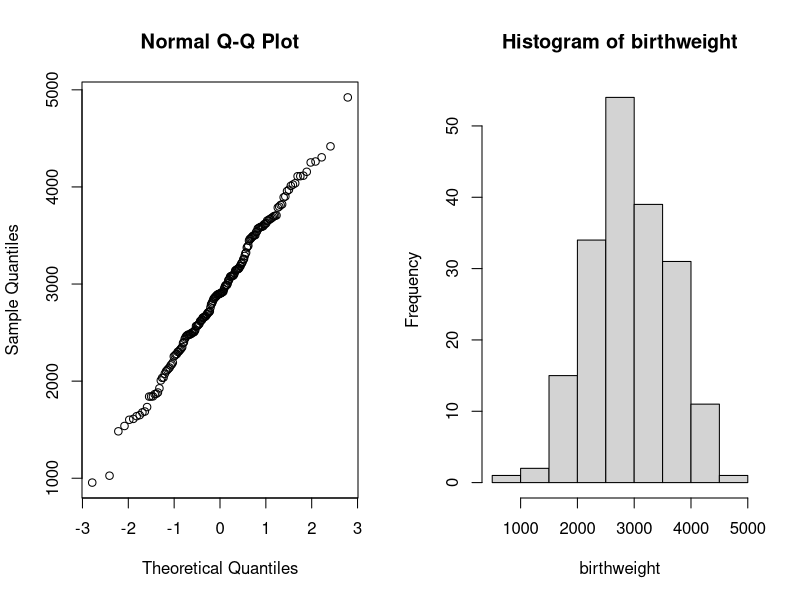
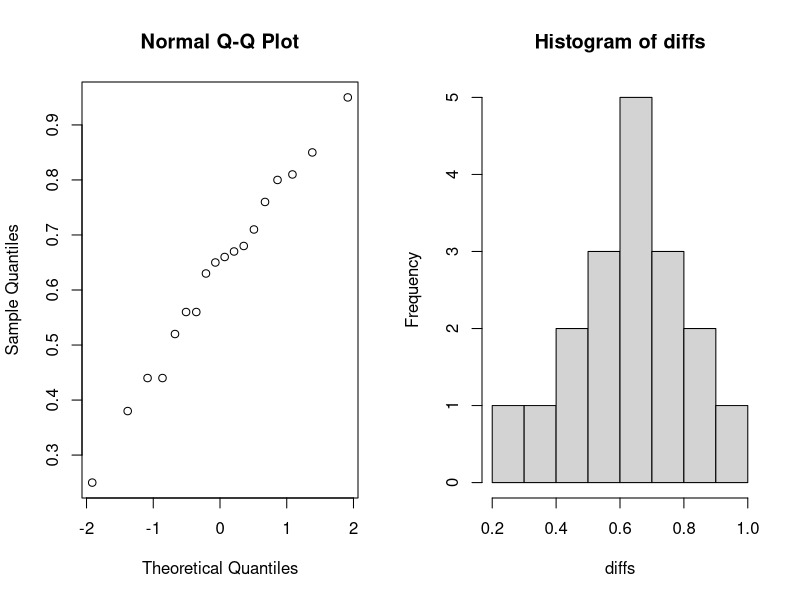
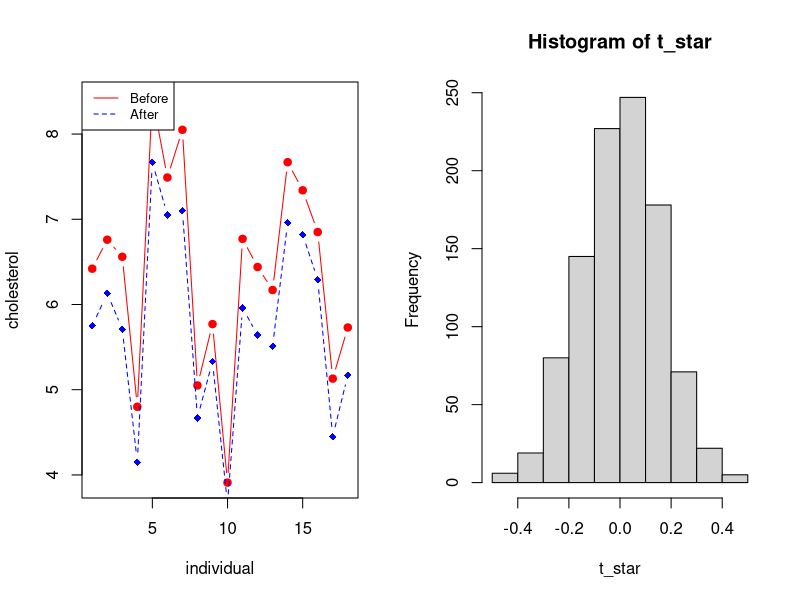
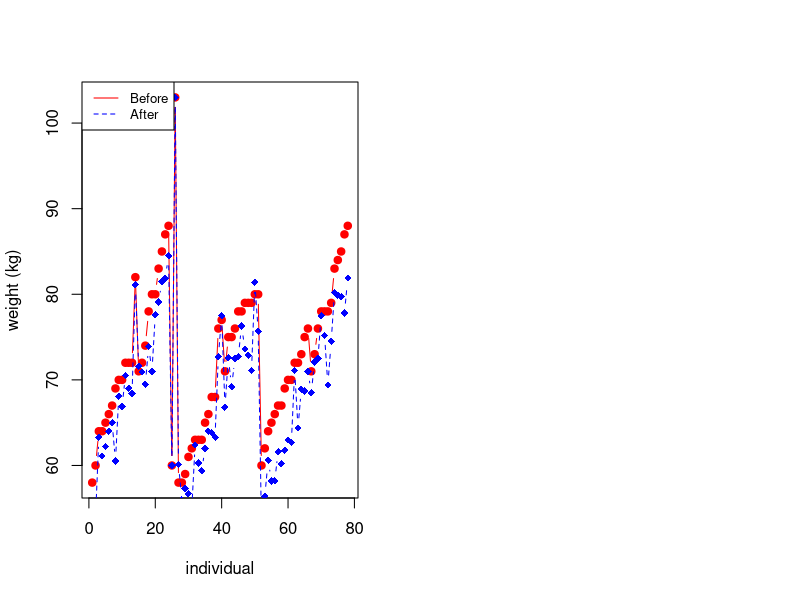
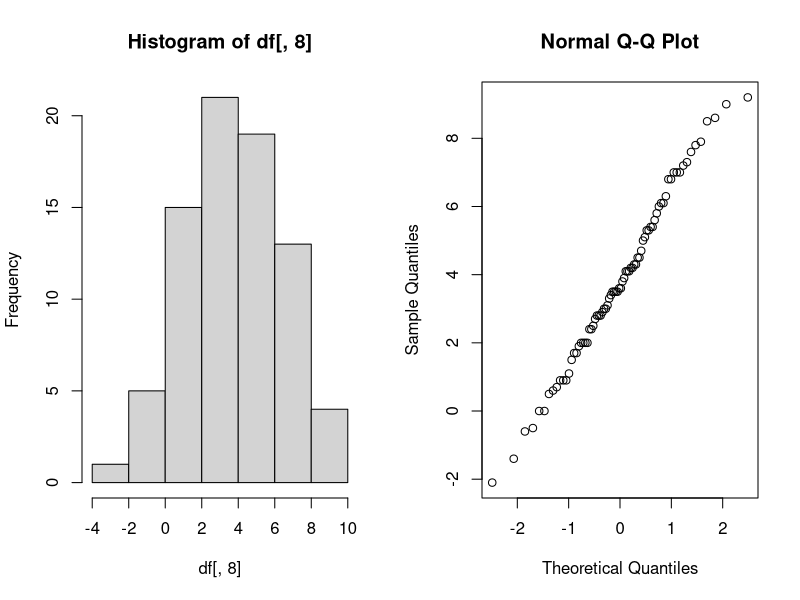
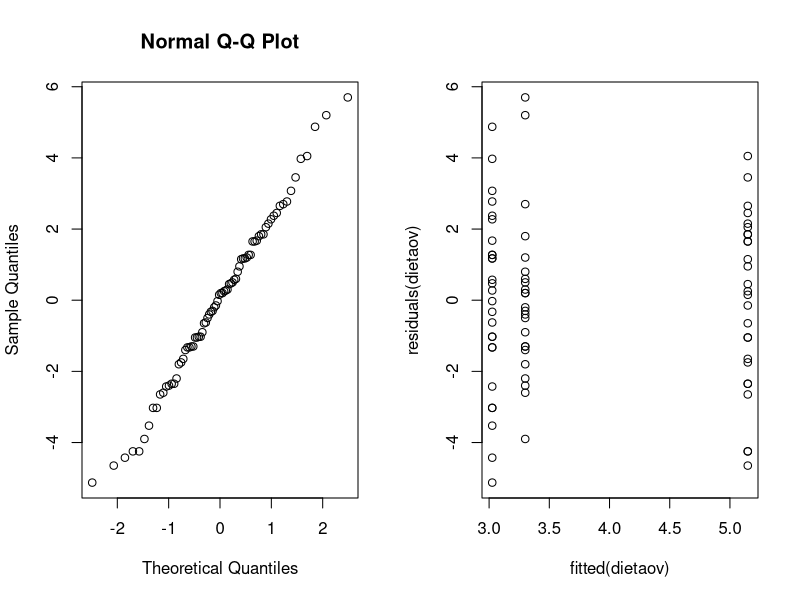
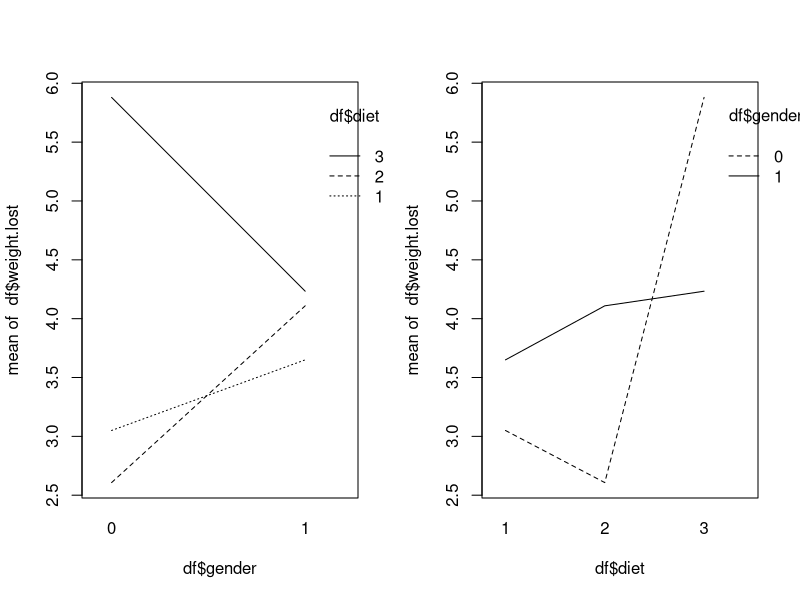
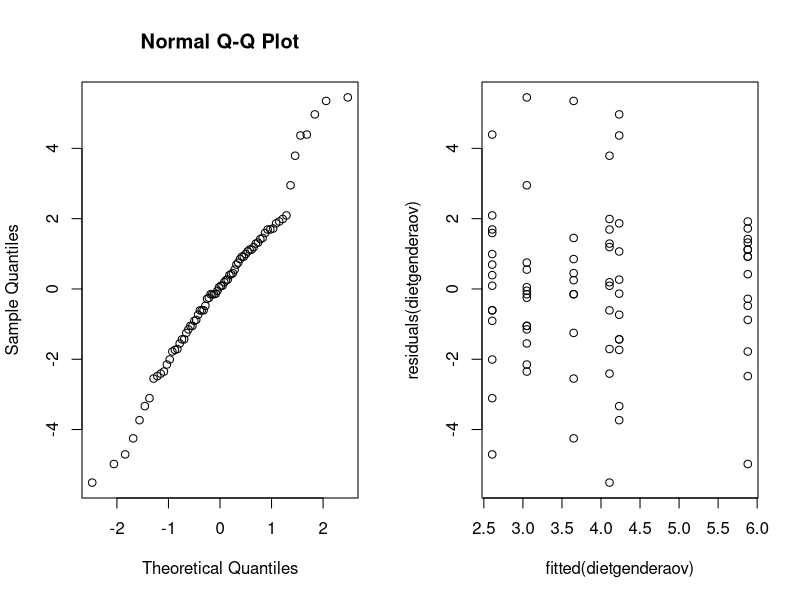

Here is the R script that generated these plots, in order:
## ---- chunk 1
options(digits=3)
## ---- chunk 2
birthweight <- readLines("data/birthweight.txt")
birthweight <- as.double(birthweight[2:length(birthweight)])
birthweight

# print(paste("Amount of observations: ", length(birthweight)))
## ---- chunk 3
birthweight_mean <- mean(birthweight)
print(paste("Mean of the sample: ", birthweight_mean))
## ---- chunk 4
par(mfrow=c(1,2))
qqnorm(y = birthweight)
hist(birthweight)
## ---- chunk 5
t.test(birthweight, conf.level = 0.96)
## ---- chunk 6
B <- 1000
alpha <- 0.04
T_star <- numeric(B)

for(i in 1:B) {
  X_star <- sample(birthweight, replace = TRUE)
  T_star[i] <- mean(X_star)
}

T_star_q2 <- quantile(T_star, alpha/2)
T_star_q98 <- quantile(T_star, 1 - alpha/2)

c(2*birthweight_mean - T_star_q98, 2*birthweight_mean - T_star_q2)
## ---- chunk 7
sum(T_star<T_star_q2)
## ---- chunk 8
t.test(birthweight, alternative = "greater", mu=2800)
## ---- chunk 9
greater_weight <- as.integer(birthweight > 2800)
binom.test(sum(greater_weight), length(greater_weight), p=0.5, alt="g")
## ---- chunk 10


## ---- chunk 11

## ---- chunk 12
prop.test(c(61, 65), c(95, 93))
## ---- chunk 13
df <- as.data.frame(read.table("data/cholesterol.txt", header=TRUE))
head(df)
## ---- chunk 14
diffs <- df[, 1] - df[, 2]
diffs
qqnorm(diffs)
## ---- chunk 15
hist(diffs)
## ---- chunk 16
shapiro.test(diffs)
## ---- chunk 17
shapiro.test(df[, 1])
shapiro.test(df[, 2])
## ---- chunk 18
cor.test(df[, 1], df[, 2], method="pearson")
## ---- chunk 19
# Create a first line
plot(1:length(df[, 1]), df[, 1], type = "b", pch=19, col = "red", xlab = "individual", ylab = "cholesterol")
lines(1:length(df[, 2]), df[, 2], pch=18, col = "blue", type = "b", lty=2)
legend("topleft", legend=c("Before", "After"), col=c("red", "blue"), lty = 1:2, cex=0.8)
## ---- chunk 20
t.test(df[, 1], df[, 2], paired=2)
## ---- chunk 21
diff_mean <- function(x, y) {
  return(mean(x-y))
}

# original dataframe
stats <- diff_mean(df[, 1], df[, 2])
stats

B <- 1000
t_star <- numeric(B)

for (i in 1:B) {
  diff_star <- t(apply(cbind(df[, 1], df[, 2]), 1, sample))
  t_star[i] <- diff_mean(diff_star[, 1], diff_star[, 2])
}

hist(t_star)
# plot(rep(stats, 2), c(0, 50), col="red", lwd=2)
lines(rep(stats, 2), c(0, 50), col="red", lwd=2)
## ---- chunk 22
# calculating p-value
pl <- sum(t_star < stats) / B
pr <- sum(t_star > stats) / B

p <- 2*min(pl, pr)
p
## ---- chunk 23

mu <- mean(df[, 2])
mu # bar{x}

s <- sd(df[, 2])
s

theta_hat <- 2*mu - 3
theta_hat

alpha <- 0.05

n <- length(df[, 2])
t_alpha <- qt(1 - alpha/2, df=n)
t_alpha

theta_l <- theta_hat - t_alpha*s/sqrt(n)
theta_r <- theta_hat + t_alpha*s/sqrt(n)
c("[", theta_l,",", theta_r, "]")
## ---- chunk 24
t <- max(df[, 2])
t

n <- length(df[, 2])
n

for (theta in 3:12) {
  B <- 1000
  t_star <- numeric(B)
  
  for (i in 1:B) {
    x_star <- runif(n, min = 3, max = theta)
    t_star[i] <- max(x_star)
  }
  
  pl <- sum(t_star < t)/B
  pr <- sum(t_star > t)/B
  
  p <- 2* min(pl, pr)
  print(paste("Theta =", theta, ", ", p))
}
## ---- chunk 25
less_chol <- as.integer(df[, 2] < 6)
binom.test(sum(less_chol), length(less_chol), p=0.5, alt="g")
## ---- chunk 26
less_chol <- as.integer(df[, 2] < 4.5)
binom.test(sum(less_chol),length(less_chol),p=0.25, alt="l")
## ---- chunk 27
df <- as.data.frame(read.table("data/diet.txt", header=TRUE))
df["weight.lost"] <- df["preweight"] - df["weight6weeks"]
head(df)
## ---- chunk 28
plot(1:length(df[,5]), df[,5], type = "b", pch=19, col = "red", xlab = "individual", ylab = "weight (kg)")
lines(1:length(df[,7]), df[,7], pch=18, col = "blue", type = "b", lty=2)
legend("topleft", legend=c("Before", "After"), col=c("red", "blue"), lty = 1:2, cex=0.8)
## ---- chunk 29
t.test(df[,5], df[,7], paired=TRUE)
## ---- chunk 30
par(mfrow=c(1, 2))
hist(df[,8])
qqnorm(df[,8])
## ---- chunk 31
shapiro.test(df[,8])
## ---- chunk 32
df$diet <- as.factor(df$diet)
dietaov=lm(weight.lost~diet,data=df)
anova(dietaov)
summary(dietaov)
## ---- chunk 33
# Checking assumptions
qqnorm(residuals(dietaov))
plot(fitted(dietaov), residuals(dietaov))
## ---- chunk 34
kruskal.test(df$weight.lost, df$diet)
## ---- chunk 35
df$gender <- as.factor(df$gender)
dietgenderaov <- lm(weight.lost~gender*diet,data=df)
anova(dietgenderaov)
## ---- chunk 36
summary(dietgenderaov)
## ---- chunk 37
par(mfrow=c(1, 2))
interaction.plot(df$gender, df$diet, df$weight.lost)
interaction.plot(df$diet, df$gender, df$weight.lost)
## ---- chunk 38
genderaov <- lm(weight.lost~gender,data=df)
anova(genderaov)
summary(genderaov)
## ---- chunk 39
# Checking assumptions
par(mfrow=c(1, 2))
qqnorm(residuals(dietgenderaov))
plot(fitted(dietgenderaov), residuals(dietgenderaov))
## ---- chunk 40
print(paste('Diet 1:', dietaov$coefficients[1]))
print(paste('Diet 2:', dietaov$coefficients[1] + dietaov$coefficients[2]))
print(paste('Diet 3:', dietaov$coefficients[1] + dietaov$coefficients[3]))
## ---- chunk 41
require("MASS")
## ---- chunk 42
B <- 6; P <- 4; T <- 3

process <- c()
for (i in 1:B) {
  block <- c()
  for (tr in 1:T) {
    block <- cbind(block, as.numeric(sample(1:P) > 2))
  }
  process <- rbind(process, block)
}

process <- t(process)
rownames(process) <- c("N", "P", "K")
colnames(process) <- paste0(rep(1:6, each=4), paste0(".", rep(1:4, 6)))
process
## ---- chunk 43
interaction.plot(npk$block, npk$N, npk$yield, ylab='average yield', xlab='block', main='Average yield per block', legend=FALSE)
legend("topright", c("yes", "no"), title="N presence", lwd=1, lty=c(1, 2))
## ---- chunk 44
n_block_lm <- lm(yield~block*N, data=npk)
anova(n_block_lm)
## ---- chunk 45
summary(n_block_lm)
## ---- chunk 46
lm <- lm(yield~block+N, data=npk)
anova(lm)
## ---- chunk 47
par(mfrow=c(1, 2))
qqnorm(residuals(lm))
plot(fitted(lm), residuals(lm))
## ---- chunk 48
npklm1 <- lm(yield~P + K + block*N, data=npk)
npklm2 <- lm(yield~N + K + block*P, data=npk)
npklm3 <- lm(yield~N + P + block*K, data=npk)
npklm4 <- lm(yield~block + N + P + K, data=npk)
npklm5 <- lm(yield~N + P + K, data=npk)
## ---- chunk 49
print('Y ~ P + K + block*N')
anova(npklm1)
## ---- chunk 50
print('Y ~ N + K + block*P')
anova(npklm2)
## ---- chunk 51
print('Y ~ N + P + block*K')
anova(npklm3)
## ---- chunk 52
print('Y ~ block + N + P + K')
anova(npklm4)
## ---- chunk 53
npklm5 <- lm(yield~block + N + K, data=npk)
anova(npklm5)
## ---- chunk 54
par(mfrow=c(1, 2))
qqnorm(residuals(npklm4))
plot(fitted(npklm4), residuals(npklm4))
## ---- chunk 55
par(mfrow=c(1, 2))
qqnorm(residuals(npklm5))
plot(fitted(npklm5), residuals(npklm5))
## ---- chunk 56
require(lme4)
npklmer <- lmer(yield~N+(1|block), REML=FALSE, data=npk)
npklmer1 <- lmer(yield~(1|block), REML=FALSE, data=npk)
anova(npklmer1, npklmer)
